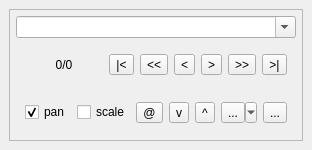
<?xml version="1.0" encoding="UTF-8"?>
<ui version="4.0">
 <class>itembrowser</class>
 <widget class="QDockWidget" name="itembrowser">
  <property name="geometry">
   <rect>
    <x>0</x>
    <y>0</y>
    <width>270</width>
    <height>150</height>
   </rect>
  </property>
  <property name="windowTitle">
   <string notr="true">Item Browser</string>
  </property>
  <widget class="QWidget" name="dockWidgetContents">
   <layout class="QGridLayout" name="gridLayout_3">
    <item row="0" column="1">
     <widget class="QFrame" name="browseFrame">
      <property name="sizePolicy">
       <sizepolicy hsizetype="Preferred" vsizetype="Preferred">
        <horstretch>0</horstretch>
        <verstretch>0</verstretch>
       </sizepolicy>
      </property>
      <property name="autoFillBackground">
       <bool>false</bool>
      </property>
      <property name="frameShape">
       <enum>QFrame::StyledPanel</enum>
      </property>
      <layout class="QGridLayout" name="gridLayout_2">
       <property name="leftMargin">
        <number>6</number>
       </property>
       <property name="topMargin">
        <number>6</number>
       </property>
       <property name="rightMargin">
        <number>6</number>
       </property>
       <property name="bottomMargin">
        <number>6</number>
       </property>
       <item row="2" column="0">
        <widget class="QWidget" name="widget" native="true">
         <layout class="QGridLayout" name="gridLayout">
          <item row="1" column="2">
           <widget class="QToolButton" name="previous5Button">
            <property name="toolTip">
             <string>Jump 5% back</string>
            </property>
            <property name="text">
             <string notr="true">&lt;&lt;</string>
            </property>
           </widget>
          </item>
          <item row="1" column="6">
           <widget class="QToolButton" name="next5Button">
            <property name="toolTip">
             <string>Jump 5% forward</string>
            </property>
            <property name="text">
             <string notr="true">&gt;&gt;</string>
            </property>
           </widget>
          </item>
          <item row="1" column="3">
           <widget class="QToolButton" name="previousButton">
            <property name="sizePolicy">
             <sizepolicy hsizetype="Minimum" vsizetype="Fixed">
              <horstretch>0</horstretch>
              <verstretch>0</verstretch>
             </sizepolicy>
            </property>
            <property name="maximumSize">
             <size>
              <width>21</width>
              <height>16777215</height>
             </size>
            </property>
            <property name="toolTip">
             <string>Previous</string>
            </property>
            <property name="accessibleName">
             <string notr="true"/>
            </property>
            <property name="accessibleDescription">
             <string/>
            </property>
            <property name="text">
             <string notr="true">&lt;</string>
            </property>
           </widget>
          </item>
          <item row="1" column="5">
           <widget class="QToolButton" name="nextButton">
            <property name="sizePolicy">
             <sizepolicy hsizetype="Minimum" vsizetype="Fixed">
              <horstretch>0</horstretch>
              <verstretch>0</verstretch>
             </sizepolicy>
            </property>
            <property name="maximumSize">
             <size>
              <width>21</width>
              <height>16777215</height>
             </size>
            </property>
            <property name="toolTip">
             <string>Next</string>
            </property>
            <property name="accessibleName">
             <string notr="true"/>
            </property>
            <property name="accessibleDescription">
             <string notr="true"/>
            </property>
            <property name="text">
             <string notr="true">&gt;</string>
            </property>
           </widget>
          </item>
          <item row="1" column="0">
           <widget class="QLabel" name="currentPosLabel">
            <property name="toolTip">
             <string/>
            </property>
            <property name="accessibleName">
             <string notr="true"/>
            </property>
            <property name="accessibleDescription">
             <string/>
            </property>
            <property name="text">
             <string notr="true">0/0</string>
            </property>
            <property name="alignment">
             <set>Qt::AlignCenter</set>
            </property>
           </widget>
          </item>
          <item row="1" column="1">
           <widget class="QToolButton" name="firstButton">
            <property name="toolTip">
             <string>First</string>
            </property>
            <property name="text">
             <string notr="true">|&lt;</string>
            </property>
           </widget>
          </item>
          <item row="1" column="7">
           <widget class="QToolButton" name="lastButton">
            <property name="toolTip">
             <string>Last</string>
            </property>
            <property name="text">
             <string notr="true">&gt;|</string>
            </property>
           </widget>
          </item>
         </layout>
        </widget>
       </item>
       <item row="3" column="0">
        <widget class="QWidget" name="widget_2" native="true">
         <layout class="QGridLayout" name="gridLayout_4">
          <item row="0" column="5">
           <widget class="QToolButton" name="actionButton">
            <property name="sizePolicy">
             <sizepolicy hsizetype="Fixed" vsizetype="Fixed">
              <horstretch>0</horstretch>
              <verstretch>0</verstretch>
             </sizepolicy>
            </property>
            <property name="toolTip">
             <string>Do layer action</string>
            </property>
            <property name="text">
             <string>...</string>
            </property>
            <property name="icon">
             <iconset>
              <normaloff>../icons/action.svg</normaloff>../icons/action.svg</iconset>
            </property>
            <property name="popupMode">
             <enum>QToolButton::MenuButtonPopup</enum>
            </property>
           </widget>
          </item>
          <item row="0" column="6">
           <widget class="QToolButton" name="editFormButton">
            <property name="toolTip">
             <string>Show edit form</string>
            </property>
            <property name="accessibleDescription">
             <string notr="true"/>
            </property>
            <property name="text">
             <string notr="true">...</string>
            </property>
            <property name="icon">
             <iconset>
              <normaloff>../icons/openform.svg</normaloff>../icons/openform.svg</iconset>
            </property>
           </widget>
          </item>
          <item row="0" column="2">
           <widget class="QToolButton" name="selectAttribute">
            <property name="toolTip">
             <string>Select field / attribute to show / sort</string>
            </property>
            <property name="text">
             <string notr="true">@</string>
            </property>
           </widget>
          </item>
          <item row="0" column="1">
           <widget class="QCheckBox" name="scaleCheck">
            <property name="toolTip">
             <string/>
            </property>
            <property name="text">
             <string>scale</string>
            </property>
           </widget>
          </item>
          <item row="0" column="0">
           <widget class="QCheckBox" name="panCheck">
            <property name="text">
             <string>pan</string>
            </property>
            <property name="checked">
             <bool>true</bool>
            </property>
           </widget>
          </item>
          <item row="0" column="3">
           <widget class="QToolButton" name="sortUp">
            <property name="toolTip">
             <string>Sort ascending</string>
            </property>
            <property name="text">
             <string notr="true">v</string>
            </property>
            <property name="checkable">
             <bool>true</bool>
            </property>
           </widget>
          </item>
          <item row="0" column="4">
           <widget class="QToolButton" name="sortDown">
            <property name="toolTip">
             <string>Sort descending</string>
            </property>
            <property name="text">
             <string notr="true">^</string>
            </property>
            <property name="checkable">
             <bool>true</bool>
            </property>
           </widget>
          </item>
         </layout>
        </widget>
       </item>
       <item row="1" column="0">
        <widget class="QComboBox" name="listCombo">
         <property name="toolTip">
          <string/>
         </property>
         <property name="accessibleName">
          <string notr="true"/>
         </property>
         <property name="accessibleDescription">
          <string notr="true"/>
         </property>
         <property name="editable">
          <bool>true</bool>
         </property>
         <property name="sizeAdjustPolicy">
          <enum>QComboBox::AdjustToContents</enum>
         </property>
        </widget>
       </item>
      </layout>
     </widget>
    </item>
   </layout>
  </widget>
 </widget>
 <resources/>
 <connections/>
</ui>
